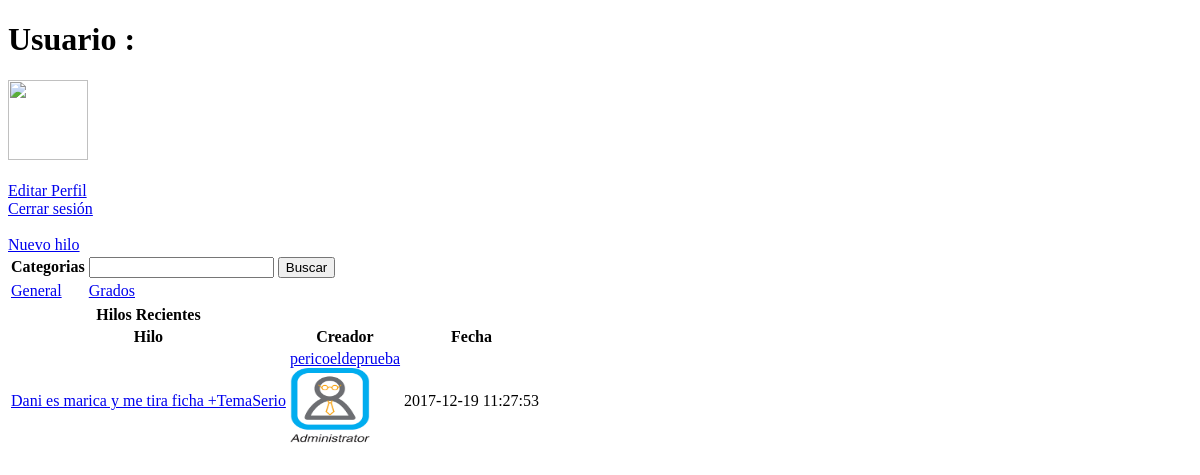
/index.php/hilos, run on an earlier commit of the app's database.
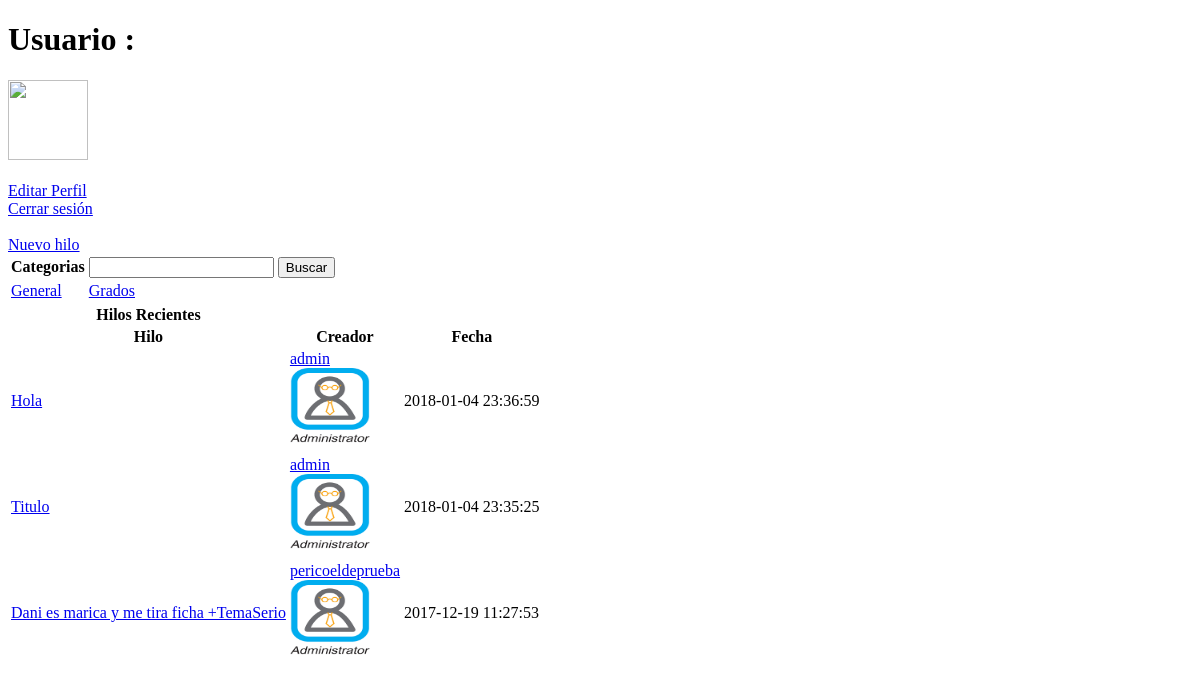
And on a later commit of the database.
### tables this page shows
CREATE TABLE IF NOT EXISTS `categoria` (
  `id` int(11) NOT NULL AUTO_INCREMENT,
  `nombre` varchar(100) NOT NULL,
  PRIMARY KEY (`id`),
  UNIQUE KEY `nombre` (`nombre`)
);

CREATE TABLE IF NOT EXISTS `hilo` (
  `id` int(11) NOT NULL AUTO_INCREMENT,
  `creador` int(11) NOT NULL,
  `titulo` varchar(300) NOT NULL,
  `texto` text NOT NULL,
  `fecha` timestamp NOT NULL DEFAULT CURRENT_TIMESTAMP,
  `categoria` int(11) NOT NULL,
  PRIMARY KEY (`id`),
  KEY `creador` (`creador`),
  KEY `categoria` (`categoria`)
);

CREATE TABLE IF NOT EXISTS `usuario` (
  `id` int(11) NOT NULL AUTO_INCREMENT,
  `usuario` varchar(100) NOT NULL,
  `password` varchar(100) NOT NULL,
  `avatar` text,
  `correo` varchar(200) NOT NULL,
  `estado` text,
  `nreportes` int(11) NOT NULL DEFAULT '0',
  `reportado` tinyint(1) NOT NULL DEFAULT '0',
  `fechaCreacion` timestamp NOT NULL DEFAULT CURRENT_TIMESTAMP,
  PRIMARY KEY (`id`),
  UNIQUE KEY `usuario` (`usuario`,`correo`),
  UNIQUE KEY `correo` (`correo`),
  UNIQUE KEY `usuario_2` (`usuario`)
);

### application/controllers/Hilos.php (called while the page is built, shortened)
<?php
class Hilos extends CI_Controller{
 public function index()
 {
 	$opciones = array();
    $desde = ($this->uri->segment(3)) ? $this->uri->segment(3) : 0;
    $opciones['per_page'] = 15;
    $opciones['base_url'] = base_url().'index.php/hilos/index';
    $opciones['total_rows'] = $this->hilos_model->getNumHilos();
    $opciones['uri_segment'] = 3;
    $this->pagination->initialize($opciones);
 	$datos = array('titulo_web' => 'ForoEsi','hilos' => $this->hilos_model->get_titulos($opciones['per_page'],$desde),
 		'categorias' => $this->categoria_model->get_categoria(),'paginacion' => $this->pagination->create_links());
 	$this->load->view('hilos_view',$datos);
 }
}
?>

### index.php (called while the page is built, shortened)
<?php
require_once BASEPATH.'core/CodeIgniter.php';

### application/models/categoria_model.php (called while the page is built, shortened)
<?php
class categoria_model extends CI_Model{
 public function get_categoria(){
 $consulta = $this->db->query('Select * from categoria');
 return $consulta->result();
 }
}

### application/models/hilos_model.php (called while the page is built, shortened)
<?php
class Hilos_model extends CI_Model{
 public function get_titulos($limit,$start){
 	$this->db->limit($limit,$start);
 	$consulta = $this->db->query('Select id,titulo,creador,fecha from hilo ORDER BY fecha DESC;');
 	return $consulta->result();
 }
}

### application/models/Usu_model.php (called while the page is built, shortened)
<?php
class Usu_model extends CI_Model{
 public function nom_usuario($id){
    $consulta = $this->db->query('Select usuario,avatar from usuario WHERE id = '.$id.';');
    $datos = $consulta->result();
    $categ =  array();
    foreach ($datos as $key) {
    array_push($categ, $key->usuario);
    array_push($categ, $key->avatar);
    }
    return $categ;
 }
}

### application/views/hilos_view.php (the view, shortened to what this page needs)
<!DOCTYPE html>
<html>
<head>
</head>
<body>
	<H1>Usuario : <a href="<?= base_url().'index.php/Usu/vistaPerfil/'.$this->session->userdata('id') ?>" title="Ver perfil"><?= $this->session->userdata('username')?></a></H1>
	<img src="<?= base_url().'uploads/'.$this->session->userdata('avatar') ?>" width="80" height="80"/><br>
	<?= $this->session->userdata('estado')?><br>
	<a href="<?= base_url().'index.php'?>" title="Editar Perfil">  Editar Perfil</a><br>
	<a href="<?= base_url().'index.php/Usu/logout'?>" title="Deslogearme">  Cerrar sesión</a><br><br>
	<a href="<?= base_url().'index.php/hilos/nuevo' ?>" title="Crear Hilo">Nuevo hilo</a>
	<table>
		<tr>
			<th>Categorias</th>
			<th>
				<?= form_open(base_url().'index.php/hilos/buscar',
 					array('name'=>'mi_form','id'=>'form'));?>
 				<?= form_input('parametro','','class="input"') ?>
 				<?= form_submit('submit', 'Buscar','class="submit"');?>
 				<?= form_close(); ?>
			</th>
		</tr>
		<tr>
			<?php
				foreach ($categorias as $fila) { ?>
					<td>
					<a href="<?= base_url().'index.php/hilos/categorias/'.$fila->id.'/'.$fila->nombre?>" title="Ver Categoria"><?= $fila->nombre; ?></a>
					</td>
			<?php	}
			?>
		</tr>
	</table>
	<table>
		<tr>
			<th>Hilos Recientes</th>
		</tr>
		<tr>
			<th>Hilo</th>
			<th>Creador</th>
			<th>Fecha</th>
		</tr>
			<?php
				foreach ($hilos as $hilo) { ?>
				<tr>
					<td>
					<a href="<?= base_url().'index.php/respuestas/vistaHilo/'.$hilo->id ?>" title="Ver Hilo"><?= $hilo->titulo; ?></a>
					</td>
					<td>
						<?php
							$dusu = $this->Usu_model->nom_usuario($hilo->creador);
						?>
						<a href="<?= base_url().'index.php/Usu/vistaPerfil/'.$hilo->creador ?>" title="Ver perfil"><?= $dusu[0]?></a><br>
						<img src="<?= base_url().'uploads/'.$dusu[1] ?>" width="80" height="80"/>
					</td>
					<td>
						<?= $hilo->fecha; ?>
					</td>
				</tr>
			<?php	}
			 ?>
	</table>
</body>
</html>

What changed in the data, as far as the page shows it:
added hilo: titulo "Hola", creador.usuario "admin", creador.avatar (picture), fecha "2018-01-04 23:36:59"
added hilo: titulo "Titulo", creador.usuario "admin", creador.avatar (picture), fecha "2018-01-04 23:35:25"
